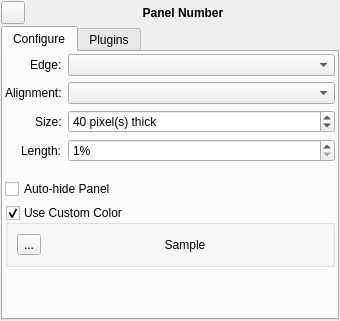
<?xml version="1.0" encoding="UTF-8"?>
<ui version="4.0">
 <class>PanelWidget</class>
 <widget class="QWidget" name="PanelWidget">
  <property name="geometry">
   <rect>
    <x>0</x>
    <y>0</y>
    <width>340</width>
    <height>321</height>
   </rect>
  </property>
  <property name="sizePolicy">
   <sizepolicy hsizetype="Minimum" vsizetype="Preferred">
    <horstretch>0</horstretch>
    <verstretch>0</verstretch>
   </sizepolicy>
  </property>
  <property name="minimumSize">
   <size>
    <width>250</width>
    <height>0</height>
   </size>
  </property>
  <property name="maximumSize">
   <size>
    <width>400</width>
    <height>16777215</height>
   </size>
  </property>
  <property name="windowTitle">
   <string>Form</string>
  </property>
  <layout class="QVBoxLayout" name="verticalLayout">
   <property name="spacing">
    <number>2</number>
   </property>
   <property name="leftMargin">
    <number>1</number>
   </property>
   <property name="topMargin">
    <number>1</number>
   </property>
   <property name="rightMargin">
    <number>1</number>
   </property>
   <property name="bottomMargin">
    <number>1</number>
   </property>
   <item>
    <layout class="QHBoxLayout" name="horizontalLayout">
     <item>
      <widget class="QToolButton" name="tool_rm">
       <property name="text">
        <string notr="true"/>
       </property>
       <property name="icon">
        <iconset theme="list-remove">
         <normaloff>.</normaloff>.</iconset>
       </property>
      </widget>
     </item>
     <item>
      <widget class="QLabel" name="label">
       <property name="font">
        <font>
         <weight>75</weight>
         <bold>true</bold>
        </font>
       </property>
       <property name="text">
        <string notr="true">Panel Number</string>
       </property>
       <property name="alignment">
        <set>Qt::AlignCenter</set>
       </property>
      </widget>
     </item>
    </layout>
   </item>
   <item>
    <widget class="QTabWidget" name="tabWidget">
     <property name="tabShape">
      <enum>QTabWidget::Rounded</enum>
     </property>
     <property name="currentIndex">
      <number>0</number>
     </property>
     <property name="iconSize">
      <size>
       <width>22</width>
       <height>22</height>
      </size>
     </property>
     <widget class="QWidget" name="tabWidgetPage1">
      <attribute name="icon">
       <iconset theme="preferences-desktop">
        <normaloff>.</normaloff>.</iconset>
      </attribute>
      <attribute name="title">
       <string notr="true">Configure</string>
      </attribute>
      <layout class="QFormLayout" name="formLayout">
       <property name="labelAlignment">
        <set>Qt::AlignRight|Qt::AlignTrailing|Qt::AlignVCenter</set>
       </property>
       <property name="leftMargin">
        <number>2</number>
       </property>
       <property name="topMargin">
        <number>2</number>
       </property>
       <property name="rightMargin">
        <number>2</number>
       </property>
       <property name="bottomMargin">
        <number>2</number>
       </property>
       <item row="0" column="0">
        <widget class="QLabel" name="label_2">
         <property name="text">
          <string>Edge:</string>
         </property>
        </widget>
       </item>
       <item row="0" column="1">
        <widget class="QComboBox" name="combo_edge">
         <property name="sizePolicy">
          <sizepolicy hsizetype="Minimum" vsizetype="Fixed">
           <horstretch>0</horstretch>
           <verstretch>0</verstretch>
          </sizepolicy>
         </property>
        </widget>
       </item>
       <item row="2" column="0">
        <widget class="QLabel" name="label_3">
         <property name="text">
          <string>Size:</string>
         </property>
        </widget>
       </item>
       <item row="2" column="1">
        <widget class="QSpinBox" name="spin_pxthick">
         <property name="suffix">
          <string> pixel(s) thick</string>
         </property>
         <property name="minimum">
          <number>5</number>
         </property>
         <property name="maximum">
          <number>30000</number>
         </property>
         <property name="singleStep">
          <number>5</number>
         </property>
         <property name="value">
          <number>40</number>
         </property>
        </widget>
       </item>
       <item row="3" column="1">
        <widget class="QSpinBox" name="spin_plength">
         <property name="suffix">
          <string>%</string>
         </property>
         <property name="minimum">
          <number>1</number>
         </property>
         <property name="maximum">
          <number>100</number>
         </property>
        </widget>
       </item>
       <item row="1" column="0">
        <widget class="QLabel" name="label_4">
         <property name="text">
          <string>Alignment:</string>
         </property>
        </widget>
       </item>
       <item row="1" column="1">
        <widget class="QComboBox" name="combo_align">
         <property name="sizePolicy">
          <sizepolicy hsizetype="Minimum" vsizetype="Fixed">
           <horstretch>0</horstretch>
           <verstretch>0</verstretch>
          </sizepolicy>
         </property>
        </widget>
       </item>
       <item row="3" column="0">
        <widget class="QLabel" name="label_6">
         <property name="text">
          <string>Length:</string>
         </property>
        </widget>
       </item>
       <item row="7" column="0">
        <spacer name="verticalSpacer_2">
         <property name="orientation">
          <enum>Qt::Vertical</enum>
         </property>
         <property name="sizeHint" stdset="0">
          <size>
           <width>20</width>
           <height>40</height>
          </size>
         </property>
        </spacer>
       </item>
       <item row="5" column="0" colspan="2">
        <widget class="QCheckBox" name="check_autohide">
         <property name="text">
          <string>Auto-hide Panel</string>
         </property>
        </widget>
       </item>
       <item row="4" column="0" colspan="2">
        <spacer name="horizontalSpacer_2">
         <property name="orientation">
          <enum>Qt::Horizontal</enum>
         </property>
         <property name="sizeHint" stdset="0">
          <size>
           <width>40</width>
           <height>5</height>
          </size>
         </property>
        </spacer>
       </item>
       <item row="6" column="0" colspan="2">
        <widget class="QGroupBox" name="group_customcolor">
         <property name="title">
          <string>Use Custom Color</string>
         </property>
         <property name="checkable">
          <bool>true</bool>
         </property>
         <layout class="QHBoxLayout" name="horizontalLayout_4">
          <item>
           <widget class="QToolButton" name="tool_selectcolor">
            <property name="text">
             <string>...</string>
            </property>
            <property name="icon">
             <iconset theme="preferences-desktop-color">
              <normaloff>.</normaloff>.</iconset>
            </property>
           </widget>
          </item>
          <item>
           <widget class="QLabel" name="label_color_sample">
            <property name="layoutDirection">
             <enum>Qt::LeftToRight</enum>
            </property>
            <property name="text">
             <string>Sample</string>
            </property>
            <property name="alignment">
             <set>Qt::AlignCenter</set>
            </property>
           </widget>
          </item>
         </layout>
        </widget>
       </item>
      </layout>
     </widget>
     <widget class="QWidget" name="tabWidgetPage2">
      <attribute name="icon">
       <iconset theme="preferences-plugin">
        <normaloff>.</normaloff>.</iconset>
      </attribute>
      <attribute name="title">
       <string notr="true">Plugins</string>
      </attribute>
      <layout class="QVBoxLayout" name="verticalLayout_3">
       <property name="leftMargin">
        <number>2</number>
       </property>
       <property name="topMargin">
        <number>2</number>
       </property>
       <property name="rightMargin">
        <number>2</number>
       </property>
       <property name="bottomMargin">
        <number>2</number>
       </property>
       <item>
        <widget class="QListWidget" name="list_plugins">
         <property name="sizePolicy">
          <sizepolicy hsizetype="Minimum" vsizetype="Expanding">
           <horstretch>0</horstretch>
           <verstretch>0</verstretch>
          </sizepolicy>
         </property>
        </widget>
       </item>
       <item>
        <layout class="QHBoxLayout" name="horizontalLayout_3">
         <item>
          <widget class="QToolButton" name="tool_addplugin">
           <property name="text">
            <string notr="true">add</string>
           </property>
           <property name="icon">
            <iconset theme="list-add">
             <normaloff>.</normaloff>.</iconset>
           </property>
          </widget>
         </item>
         <item>
          <widget class="QToolButton" name="tool_remplugin">
           <property name="text">
            <string notr="true">rem</string>
           </property>
           <property name="icon">
            <iconset theme="list-remove">
             <normaloff>.</normaloff>.</iconset>
           </property>
          </widget>
         </item>
         <item>
          <spacer name="horizontalSpacer">
           <property name="orientation">
            <enum>Qt::Horizontal</enum>
           </property>
           <property name="sizeType">
            <enum>QSizePolicy::MinimumExpanding</enum>
           </property>
           <property name="sizeHint" stdset="0">
            <size>
             <width>10</width>
             <height>20</height>
            </size>
           </property>
          </spacer>
         </item>
         <item>
          <widget class="QToolButton" name="tool_upplugin">
           <property name="text">
            <string notr="true">up</string>
           </property>
           <property name="icon">
            <iconset theme="go-up">
             <normaloff>.</normaloff>.</iconset>
           </property>
          </widget>
         </item>
         <item>
          <widget class="QToolButton" name="tool_downplugin">
           <property name="text">
            <string notr="true">dn</string>
           </property>
           <property name="icon">
            <iconset theme="go-down">
             <normaloff>.</normaloff>.</iconset>
           </property>
          </widget>
         </item>
        </layout>
       </item>
      </layout>
     </widget>
    </widget>
   </item>
  </layout>
 </widget>
 <resources/>
 <connections/>
</ui>
